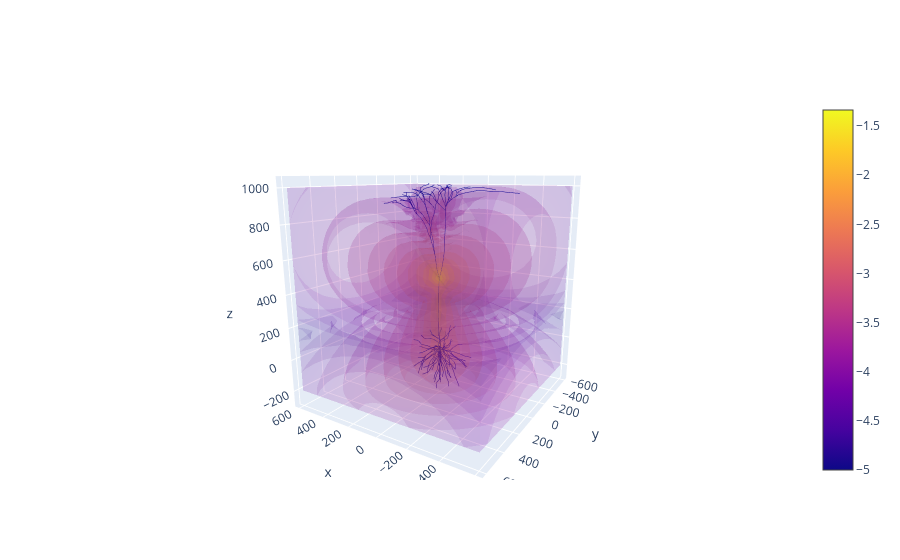

Write notebook code for a chart like this one.
### Code cell
fig = plotly.subplots.make_subplots(rows=1,cols=1,specs=[[{"type": "scene"}]] )
fig.append_trace(go.Volume(
    x=lfp_data2['x'].flatten(),
    y=lfp_data2['y'].flatten(),
    z=lfp_data2['z'].flatten(),
    value= np.log10(lfp_data2['lfp'].flatten()),
    isomin=np.amin(np.log10(lfp_data2['lfp'])),
    isomax=np.amax(np.log10(lfp_data2['lfp'])),
    opacity=0.1, # needs to be small to see through all surfaces
    surface_count=17, # needs to be a large number for good volume rendering
    ),1,1
)

for sec in LFPy.cell.neuron.h.allsec():
    idx = cell.get_idx(sec.name())
    fig.append_trace(go.Scatter3d(
        x=np.r_[cell.xstart[idx], cell.xend[idx][-1]],
        y=np.r_[cell.ystart[idx], cell.yend[idx][-1]],
        z=np.r_[cell.zstart[idx], cell.zend[idx][-1]],
        mode='lines',
        line=dict(
        color='darkblue',
        showscale=False,
        width=1),
        showlegend=False,
        ),1,1
    )
    
fig.show()
